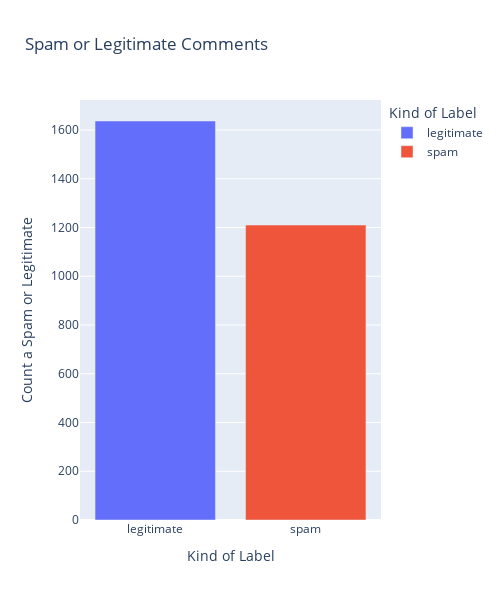

Here is the notebook cell this chart was saved with:
### Markdown cell above
### Spam and Legitimate Comments Histogram

### Code cell
label = peak_time['Label'].value_counts().head(7)
label = pd.DataFrame(data=label)
label.reset_index(inplace=True)
label = label.rename(columns = {'index':'Kind of Label','Label':'Count a Spam or Legitimate'})
label

fig2 = px.bar(label, x='Kind of Label', y='Count a Spam or Legitimate', 
              color='Kind of Label', title = 'Spam or Legitimate Comments', width=500, height=600)
fig2.show()

### Figure 1 — Plotly figure (JSON) as saved in the notebook; plotly's stock layout.template omitted (floating-point values rounded to 4 significant figures)
{"data": [{"alignmentgroup": "True", "hovertemplate": "Kind of Label=%{x}<br>Count a Spam or Legitimate=%{y}<extra></extra>", "legendgroup": "legitimate", "marker": {"color": "#636efa", "pattern": {"shape": ""}}, "name": "legitimate", "offsetgroup": "legitimate", "orientation": "v", "showlegend": true, "textposition": "auto", "type": "bar", "x": ["legitimate"], "xaxis": "x", "y": [1637], "yaxis": "y"}, {"alignmentgroup": "True", "hovertemplate": "Kind of Label=%{x}<br>Count a Spam or Legitimate=%{y}<extra></extra>", "legendgroup": "spam", "marker": {"color": "#EF553B", "pattern": {"shape": ""}}, "name": "spam", "offsetgroup": "spam", "orientation": "v", "showlegend": true, "textposition": "auto", "type": "bar", "x": ["spam"], "xaxis": "x", "y": [1210], "yaxis": "y"}], "layout": {"barmode": "relative", "height": 600, "legend": {"title": {"text": "Kind of Label"}, "tracegroupgap": 0}, "title": {"text": "Spam or Legitimate Comments"}, "width": 500, "xaxis": {"anchor": "y", "categoryarray": ["legitimate", "spam"], "categoryorder": "array", "domain": [0, 1], "title": {"text": "Kind of Label"}}, "yaxis": {"anchor": "x", "domain": [0, 1], "title": {"text": "Count a Spam or Legitimate"}}}}
